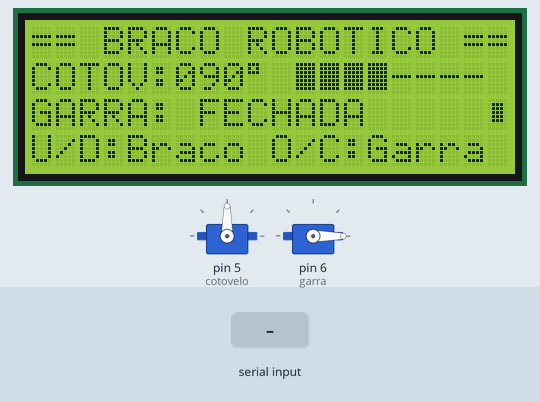
Recording of a sketch running on a simulated Arduino Uno, built with avr-gcc and run on an emulated ATmega328P. On the bench: 20×4 character LCD, 2 × servo. The test bench sets the inputs (shaded band). What the sketch prints to the serial monitor is not drawn.

Above: at 4.2 s.
4.3 s: "D\n" received over Serial
At 5.6 s:
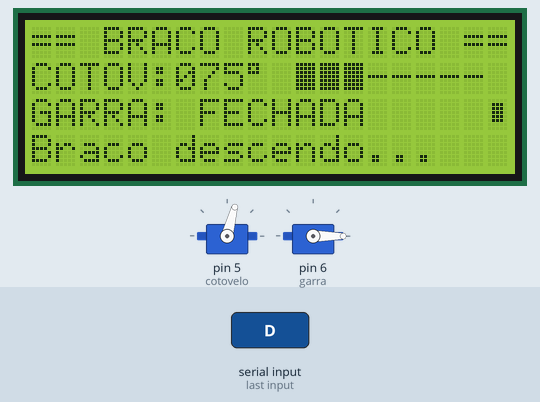
5.9 s: byte 79 ('O') received over Serial
At 6.8 s:
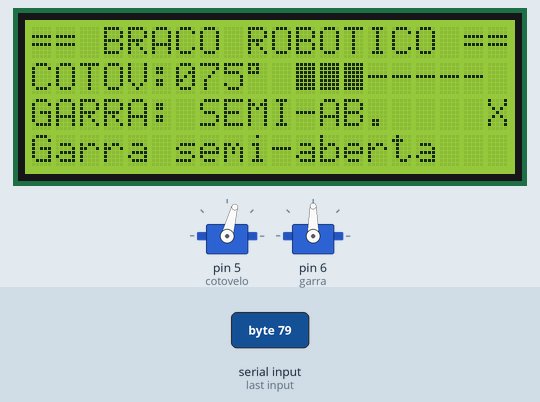
7.5 s: byte 85 ('U') received over Serial
At 8.2 s:
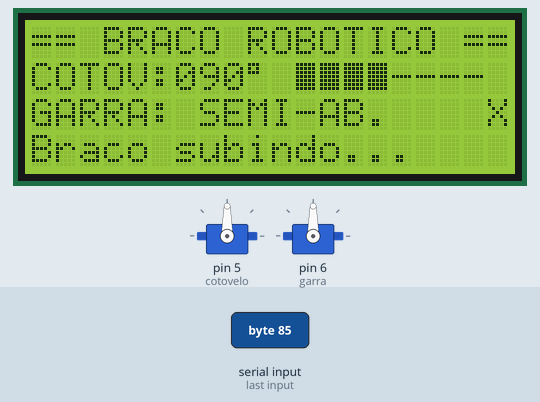
9.1 s: "O\n" received over Serial
At 10.4 s:
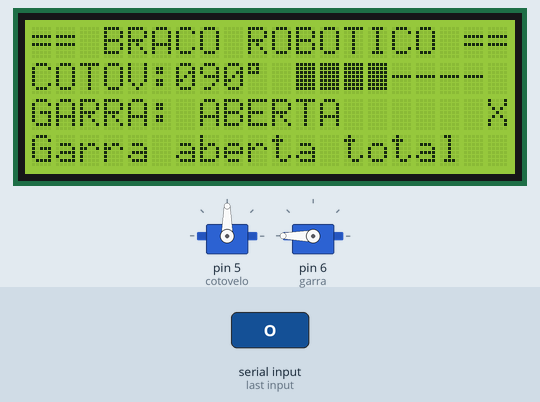
10.7 s: byte 68 ('D') received over Serial
At 11.8 s:
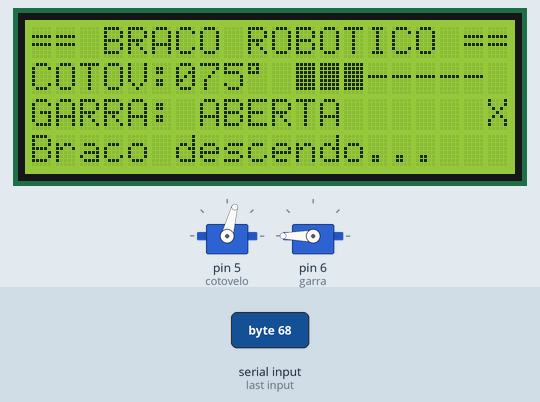
12.3 s: byte 81 ('Q') received over Serial
At 14.6 s:
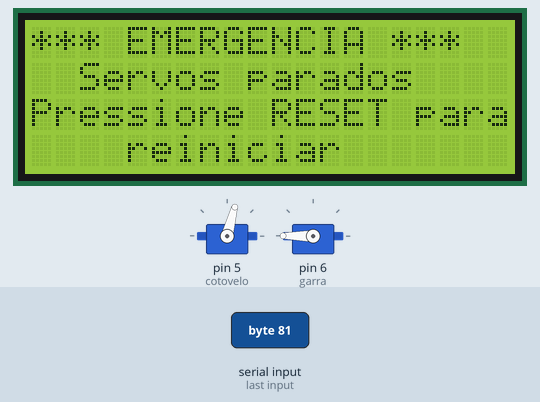
Timing chart, 0 to 16.1 s (numbered marks = the images above; inputs shaded):
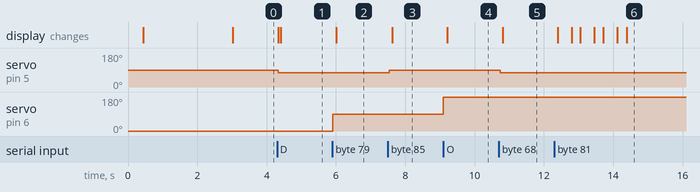

The sketch:

braco_robo.ino
```cpp
#include <Servo.h>
#include <Wire.h>
#include <LiquidCrystal_I2C.h>

LiquidCrystal_I2C lcd(0x27, 20, 4);

Servo cotovelo;
Servo garra;

int pos_cotovelo = 90;
int pos_garra    = 0;
bool emergencia  = false;

byte icoBracoCima[8] = {
  0b00100, 0b01110, 0b11111, 0b00100,
  0b00100, 0b00100, 0b00100, 0b00000
};
// Ícone de braço (seta para baixo)
byte icoBracoBaixo[8] = {
  0b00100, 0b00100, 0b00100, 0b00100,
  0b11111, 0b01110, 0b00100, 0b00000
};
// Ícone de garra aberta
byte icoGarraAberta[8] = {
  0b10001, 0b10001, 0b01010, 0b00100,
  0b01010, 0b10001, 0b10001, 0b00000
};
// Ícone de garra fechada
byte icoGarraFechada[8] = {
  0b00000, 0b01110, 0b01110, 0b01110,
  0b01110, 0b01110, 0b00000, 0b00000
};
// Ícone de aviso (!)
byte icoAviso[8] = {
  0b00100, 0b00100, 0b00100, 0b00100,
  0b00100, 0b00000, 0b00100, 0b00000
};
// Quadrado cheio (para barra de progresso)
byte icoBloco[8] = {
  0b11111, 0b11111, 0b11111, 0b11111,
  0b11111, 0b11111, 0b11111, 0b00000
};

#define CHAR_SOBE   0
#define CHAR_DESCE  1
#define CHAR_ABERTA 2
#define CHAR_FECHA  3
#define CHAR_AVISO  4
#define CHAR_BLOCO  5


void barraProgresso(int val, int l, int c, int w) {
  int cheios = map(val, 0, 180, 0, w);
  lcd.setCursor(c, l);
  for (int i = 0; i < w; i++) {
    if (i < cheios)
      lcd.write(CHAR_BLOCO);
    else
      lcd.print('-');
  }
}

const char* estadoGarra() {
  if (pos_garra == 0)   return "FECHADA   ";
  if (pos_garra == 90)  return "SEMI-AB.  ";
  return                       "ABERTA    ";
}

void atualizarLCD() {
  if (emergencia) return;

  lcd.setCursor(0, 0);
  lcd.print("== BRACO ROBOTICO ==");

  lcd.setCursor(0, 1);
  lcd.print("COTOV:");
  if (pos_cotovelo < 10)  lcd.print("00");
  else if (pos_cotovelo < 100) lcd.print("0");

  lcd.print(pos_cotovelo);
  lcd.print((char)0xDF);
  lcd.print(" ");
  barraProgresso(pos_cotovelo, 1, 11, 8);

  lcd.setCursor(19, 1);
  if (pos_cotovelo == 0 || pos_cotovelo == 180)
    lcd.write(CHAR_AVISO);
  else
    lcd.print(" ");

  lcd.setCursor(0, 2);
  lcd.print("GARRA: ");
  lcd.print(estadoGarra());
  lcd.setCursor(19, 2);
  if (pos_garra == 0)
    lcd.write(CHAR_FECHA);
  else
    lcd.write(CHAR_ABERTA);

  lcd.setCursor(0, 3);
  lcd.print("U/D:Braco O/C:Garra ");
}

void telaInicio() {
  lcd.clear();
  lcd.setCursor(3, 0);
  lcd.print("BRACO ROBOTICO");
  lcd.setCursor(5, 1);
  lcd.print("INICIADO!");
  lcd.setCursor(0, 2);
  lcd.print("Aguardando comando..");
  lcd.setCursor(0, 3);
  lcd.print("Porta serial: 9600");
  delay(2500);
  lcd.clear();
  atualizarLCD();
}

void telaEmergencia() {
  lcd.clear();
  for (int i = 0; i < 3; i++) {
    lcd.setCursor(0, 0);
    lcd.print("!!!! EMERGENCIA !!!!");
    lcd.setCursor(0, 1);
    lcd.print("!! SERVOS PARADOS !!");
    lcd.setCursor(0, 2);
    lcd.print("!!!!!!!!!!!!!!!!!!!!");
    delay(400);
    lcd.clear();
    delay(200);
  }
  lcd.setCursor(0, 0);
  lcd.print("*** EMERGENCIA ***  ");
  lcd.setCursor(0, 1);
  lcd.print("  Servos parados    ");
  lcd.setCursor(0, 2);
  lcd.print("Pressione RESET para");
  lcd.setCursor(0, 3);
  lcd.print("    reiniciar       ");
}

void feedbackLinha3(const char* msg) {
  lcd.setCursor(0, 3);
  lcd.print("                    "); // limpa linha
  lcd.setCursor(0, 3);
  lcd.print(msg);
}

void limparMonitor() {
  for (int i = 0; i < 50; i++) Serial.println();
}

void setup() {
  lcd.init();
  lcd.backlight();
  lcd.createChar(CHAR_SOBE,   icoBracoCima);
  lcd.createChar(CHAR_DESCE,  icoBracoBaixo);
  lcd.createChar(CHAR_ABERTA, icoGarraAberta);
  lcd.createChar(CHAR_FECHA,  icoGarraFechada);
  lcd.createChar(CHAR_AVISO,  icoAviso);
  lcd.createChar(CHAR_BLOCO,  icoBloco);
  cotovelo.attach(5);
  garra.attach(6);
  cotovelo.write(pos_cotovelo);
  garra.write(pos_garra);
  Serial.begin(9600);
  limparMonitor();
  Serial.println("==============================");
  Serial.println("     BRACO ROBOTICO        ");
  Serial.println("==============================");
  Serial.println("[U] Subir  (+15) | [D] Descer (-15)");
  Serial.println("[O] Abrir garra  | [C] Fechar garra");
  Serial.println("[Q] Parada de Emergencia");
  Serial.println("==============================\n");

  telaInicio();
}

void loop() {
  char command;

  if (Serial.available() > 0) {
    command = Serial.read();
    command = toupper(command);

    if (command == '\n' || command == '\r') return;

    if (command == 'U') {
      pos_cotovelo = min(180, pos_cotovelo + 15);
      cotovelo.write(pos_cotovelo);
      atualizarLCD();

      if (pos_cotovelo < 180) {
        Serial.print("[BRACO] Subindo -> ");
        Serial.print(pos_cotovelo); Serial.println("°");
        feedbackLinha3("Braco subindo...    ");
      } else {
        Serial.print("[BRACO] Limite MAX -> ");
        Serial.print(pos_cotovelo); Serial.println("°");
        feedbackLinha3("! LIMITE MAXIMO !   ");
      }

    } else if (command == 'D') {
      pos_cotovelo = max(0, pos_cotovelo - 15);
      cotovelo.write(pos_cotovelo);
      atualizarLCD();

      if (pos_cotovelo > 0) {
        Serial.print("[BRACO] Descendo -> ");
        Serial.print(pos_cotovelo); Serial.println("°");
        feedbackLinha3("Braco descendo...   ");
      } else {
        Serial.print("[BRACO] Limite MIN -> ");
        Serial.print(pos_cotovelo); Serial.println("°");
        feedbackLinha3("! LIMITE MINIMO !   ");
      }

    } else if (command == 'O') {
      pos_garra = min(180, pos_garra + 90);
      garra.write(pos_garra);
      atualizarLCD();

      if (pos_garra == 90) {
        Serial.println("[GARRA] Semi-aberta -> 90°");
        feedbackLinha3("Garra semi-aberta   ");
      } else {
        Serial.println("[GARRA] Totalmente aberta -> 180°");
        feedbackLinha3("Garra aberta total  ");
      }

    } else if (command == 'C') {
      pos_garra = max(0, pos_garra - 90);
      garra.write(pos_garra);
      atualizarLCD();

      if (pos_garra == 90) {
        Serial.println("[GARRA] Semi-fechada -> 90°");
        feedbackLinha3("Garra semi-fechada  ");
      } else {
        Serial.println("[GARRA] Totalmente fechada -> 0°");
        feedbackLinha3("Garra fechada total ");
      }

    } else if (command == 'Q') {
      emergencia = true;

      Serial.println("\n!!! PARADA DE EMERGENCIA !!!");
      Serial.println("Servos desativados.");
      Serial.println("Pressione RESET no Arduino para reiniciar.");

      telaEmergencia();

      cotovelo.detach();
      garra.detach();

      while (true) { }
    }
  }
}
```

Measured:
- after the input at 4.3 s, servo on pin 5 (cotovelo): 90° → 75° at once; the display: first changes at once (image 1 shows a later state)
- after the input at 5.9 s, servo on pin 6 (garra): 0° → 90° at once; the display: changes after 0.11 s (image 2)
- after the input at 7.5 s, servo on pin 5 (cotovelo): 75° → 90° at once; the display: changes after 0.12 s (image 3)
- after the input at 9.1 s, servo on pin 6 (garra): 90° → 180° at once; the display: changes after 0.11 s (image 4)
- after the input at 10.7 s, servo on pin 5 (cotovelo): 90° → 75° at once; the display: changes after 0.12 s (image 5)
- after the input at 12.3 s, the display: first changes after 0.09 s (image 6 shows a later state)
